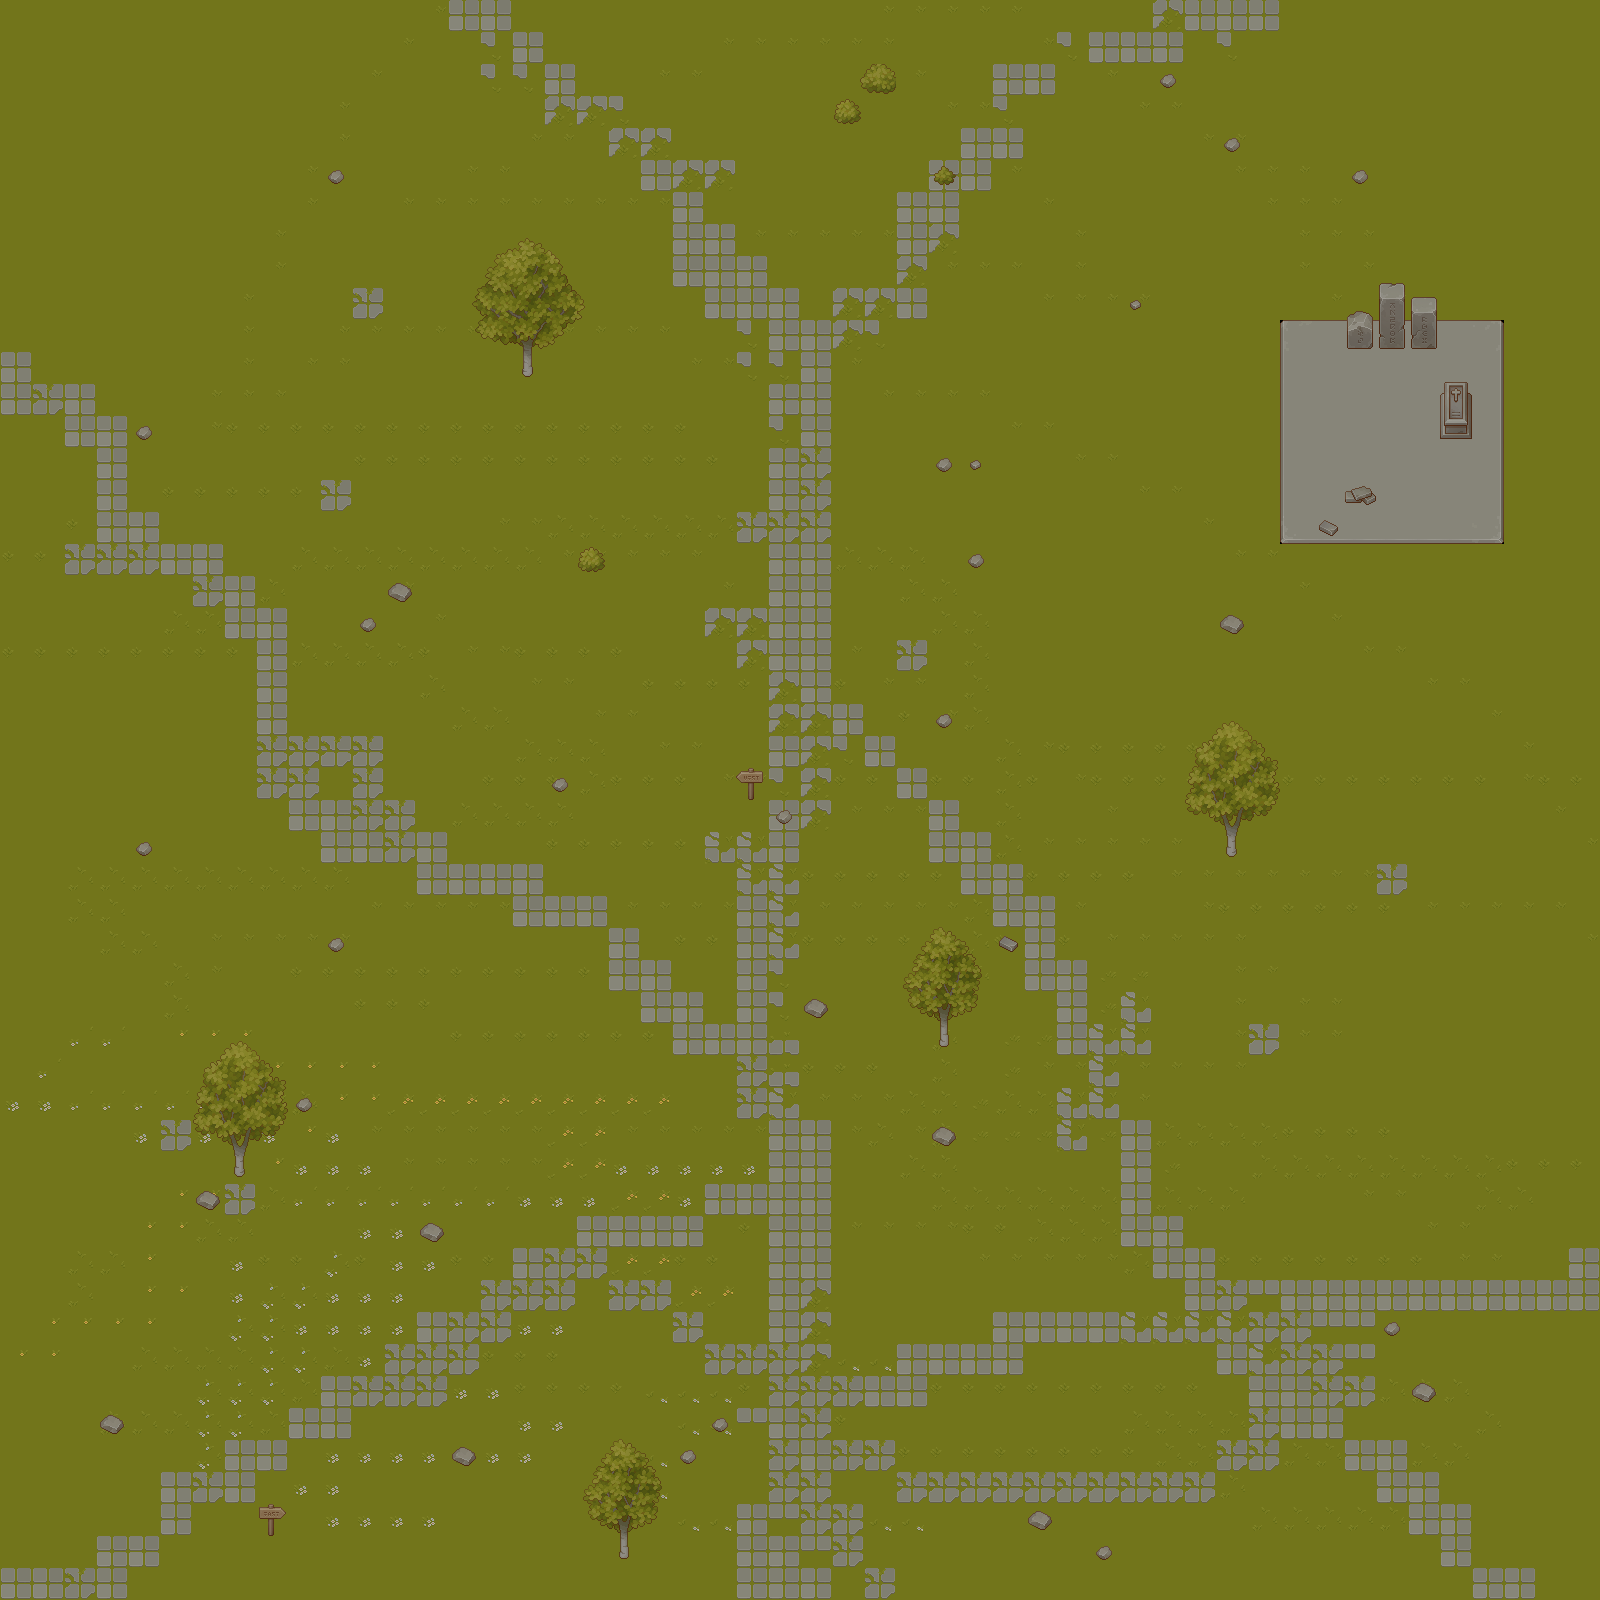

Rendered tile map (Tiled .tmx) drawn with the repository's tilesets; below, a short description and the map source with its tile grids summarised:
An orthogonal 50x50 tile map with 32x32 px tiles, 3 tile layers (Tile Layer 1, Props, Plants), 4 tilesets.

<map version="1.10" tiledversion="1.11.2" orientation="orthogonal" renderorder="right-down" width="50" height="50" tilewidth="32" tileheight="32" infinite="0" nextlayerid="5" nextobjectid="1">
 <tileset firstgid="1" source="Grass.tsx" />
 <tileset firstgid="65" source="Ground.tsx" />
 <tileset firstgid="129" source="Props.tsx" />
 <tileset firstgid="385" source="Plants.tsx" />
 <layer id="1" name="Tile Layer 1" width="50" height="50">
  <data>[2500 cells, 2500 non-empty, 27 distinct tile ids]</data>
 </layer>
 <layer id="3" name="Props" width="50" height="50">
  <properties>
   <property name="collidable" type="bool" value="true" />
  </properties>
  <data>[2500 cells, 45 non-empty, 17 distinct tile ids]</data>
 </layer>
 <layer id="4" name="Plants" width="50" height="50">
  <properties>
   <property name="collidable" type="bool" value="true" />
  </properties>
  <data>[2500 cells, 69 non-empty, 44 distinct tile ids]</data>
 </layer>
</map>
